Frame 1 (no input): blank canvas, image omitted
Frame 60 (the mouse pressed at the canvas centre just before this capture): blank canvas, image omitted
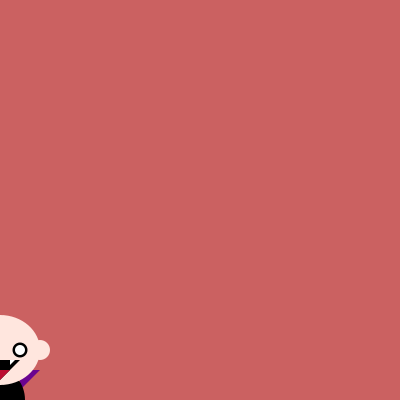
Frame 120 (the mouse held since frame 60 and released just before this capture)

The Processing sketch whose frames 1 and 60 were blank and that drew this single picture after the mouse press (run headless with seeded random() and noise(); from frame 60 on, the mouse is pressed at the canvas centre):

// Processing sketch: processing_43522
// ── processing_43522.pde


void setup () {
  
size (400, 400);
}

void draw () {
  background (203,97,97);
  
float x= mouseX;
float y= mouseY;

fill (106, 4, 144);
noStroke ();
triangle (y-200,x+150, y-240, x+240, y-160, x+240);
fill (106, 4, 144);
triangle (y-160, x+170, y-180,x+170, y-180, x+190) ;
triangle (y-220, x+170, y-240, x+170,y-220, x+190);
fill (0);
ellipse (y-200, x+200,50, 60);

fill (0);
triangle (y-195, x+220, y-195, x+245, y-175,x+ 245);
triangle (y-205, x+220,y-225, x+245, y-205, x+245);
triangle (y-195, x+240, y-195, x+255,y-175, x+255);
triangle (y-205, x+240, y-225, x+255, y-205, x+255);

fill (255, 230, 222);
ellipse (y-160, x+150, 20,20);
ellipse (y-240, x+150, 20, 20);
ellipse ( y-200, x+150, 80, 70);
fill (0);
ellipse (y-180, x+150, 15, 15);
ellipse (y-220, x+150, 15, 15);
fill (255);
ellipse (y-180, x+150, 10, 10);
ellipse (y-220, x+150, 10, 10);
fill (0);
triangle (y-180, x+160, y-220, x+160, y-200, x+180);
fill(255);
triangle (y-185, x+160, y-190, x+160, y-190, x+165);
triangle (y-210, x+160, y-215, x+160, y-210, x+165);
fill (188, 11, 47);
triangle (y-190, x+170, y-210, x+170, y-200, x+180);
}



                
                
